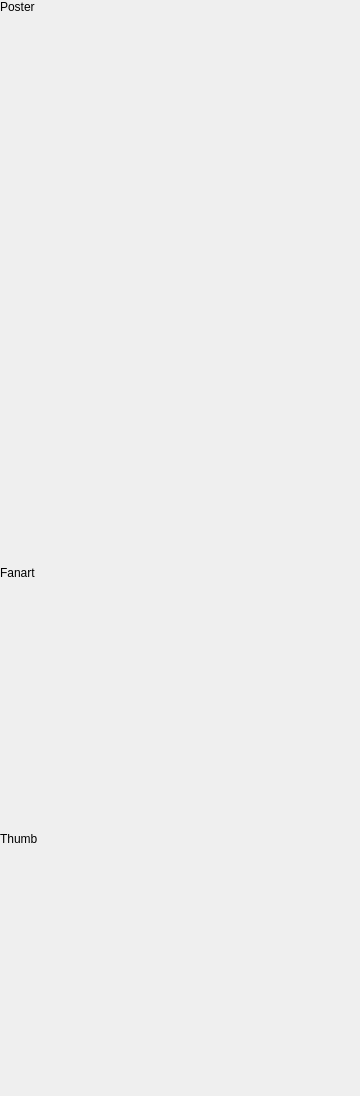
            <widget class="QWidget" name="page">
             <layout class="QVBoxLayout" name="verticalLayout_10">
              <property name="leftMargin">
               <number>0</number>
              </property>
              <property name="topMargin">
               <number>0</number>
              </property>
              <property name="rightMargin">
               <number>0</number>
              </property>
              <property name="bottomMargin">
               <number>0</number>
              </property>
              <item>
               <widget class="QLabel" name="labelPoster">
                <property name="text">
                 <string>Poster</string>
                </property>
               </widget>
              </item>
              <item>
               <widget class="ClosableImage" name="poster">
                <property name="minimumSize">
                 <size>
                  <width>360</width>
                  <height>540</height>
                 </size>
                </property>
                <property name="maximumSize">
                 <size>
                  <width>360</width>
                  <height>540</height>
                 </size>
                </property>
                <property name="cursor">
                 <cursorShape>PointingHandCursor</cursorShape>
                </property>
                <property name="toolTip">
                 <string>Click to Change</string>
                </property>
                <property name="text">
                 <string/>
                </property>
                <property name="pixmap">
                 <pixmap resource="../../../data/MediaElch.qrc">:/img/placeholders/poster.png</pixmap>
                </property>
                <property name="alignment">
                 <set>Qt::AlignmentFlag::AlignCenter</set>
                </property>
                <property name="clickable" stdset="0">
                 <bool>true</bool>
                </property>
                <property name="myFixedHeight" stdset="0">
                 <number>540</number>
                </property>
                <property name="title" stdset="0">
                 <string>Poster</string>
                </property>
               </widget>
              </item>
              <item>
               <widget class="QLabel" name="labelFanart">
                <property name="text">
                 <string>Fanart</string>
                </property>
               </widget>
              </item>
              <item>
               <widget class="ClosableImage" name="backdrop">
                <property name="minimumSize">
                 <size>
                  <width>360</width>
                  <height>240</height>
                 </size>
                </property>
                <property name="maximumSize">
                 <size>
                  <width>360</width>
                  <height>240</height>
                 </size>
                </property>
                <property name="cursor">
                 <cursorShape>PointingHandCursor</cursorShape>
                </property>
                <property name="toolTip">
                 <string>Click to Change</string>
                </property>
                <property name="text">
                 <string/>
                </property>
                <property name="pixmap">
                 <pixmap resource="../../../data/MediaElch.qrc">:/img/placeholders/fanart.png</pixmap>
                </property>
                <property name="alignment">
                 <set>Qt::AlignmentFlag::AlignCenter</set>
                </property>
                <property name="clickable" stdset="0">
                 <bool>true</bool>
                </property>
                <property name="myFixedHeight" stdset="0">
                 <number>240</number>
                </property>
                <property name="title" stdset="0">
                 <string>Fanart</string>
                </property>
               </widget>
              </item>
              <item>
               <widget class="QLabel" name="labelThumb">
                <property name="text">
                 <string>Thumb</string>
                </property>
               </widget>
              </item>
              <item>
               <widget class="ClosableImage" name="thumb">
                <property name="minimumSize">
                 <size>
                  <width>360</width>
                  <height>204</height>
                 </size>
                </property>
                <property name="maximumSize">
                 <size>
                  <width>360</width>
                  <height>204</height>
                 </size>
                </property>
                <property name="cursor">
                 <cursorShape>PointingHandCursor</cursorShape>
                </property>
                <property name="toolTip">
                 <string>Click to Change</string>
                </property>
                <property name="text">
                 <string/>
                </property>
                <property name="pixmap">
                 <pixmap resource="../../../data/MediaElch.qrc">:/img/placeholders/thumb.png</pixmap>
                </property>
                <property name="alignment">
                 <set>Qt::AlignmentFlag::AlignCenter</set>
                </property>
                <property name="clickable" stdset="0">
                 <bool>true</bool>
                </property>
                <property name="myFixedHeight" stdset="0">
                 <number>204</number>
                </property>
                <property name="title" stdset="0">
                 <string>Thumb</string>
                </property>
               </widget>
              </item>
              <item>
               <spacer name="verticalSpacer">
                <property name="orientation">
                 <enum>Qt::Vertical</enum>
                </property>
                <property name="sizeHint" stdset="0">
                 <size>
                  <width>20</width>
                  <height>40</height>
                 </size>
                </property>
               </spacer>
              </item>
             </layout>
            </widget>
